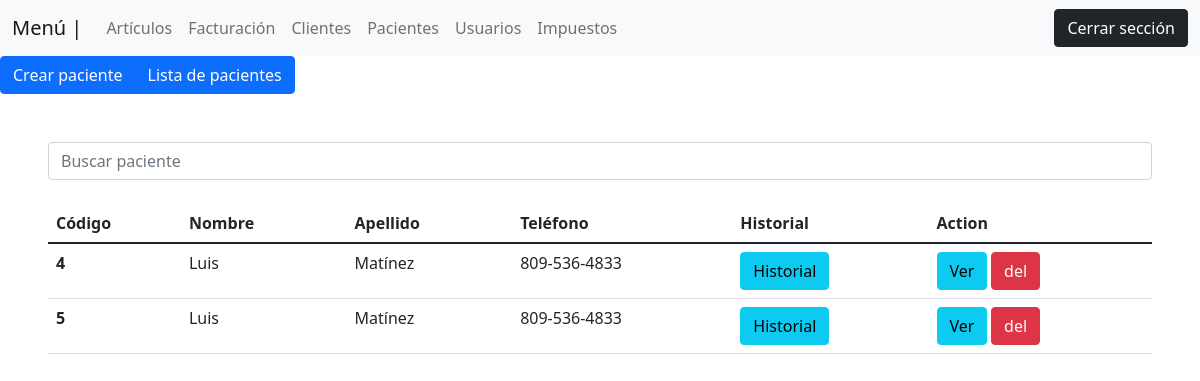
Page /views/lista_de_clientes.php (signed in) on the committed database.
### tables this page shows
CREATE TABLE `pacientes` (
  `id` int(11) NOT NULL,
  `nombre` varchar(50) NOT NULL,
  `apellido` varchar(100) NOT NULL,
  `telefono` varchar(50) DEFAULT NULL,
  `celular` varchar(50) DEFAULT NULL,
  `cedula` varchar(100) DEFAULT NULL,
  `numero_record` varchar(100) DEFAULT NULL,
  `cita_previa` date DEFAULT NULL,
  `proxima_cita` date DEFAULT NULL,
  `fecha_creacion` timestamp NOT NULL DEFAULT current_timestamp() ON UPDATE current_timestamp(),
  `creado_por` varchar(100) NOT NULL,
  `fecha_modificacion` date DEFAULT NULL,
  `modificado_por` varchar(100) DEFAULT NULL,
  `fecha_borrado` date DEFAULT NULL,
  `borrado_por` varchar(100) DEFAULT NULL,
  `status` varchar(10) NOT NULL DEFAULT 'Activo',
  `notas` text DEFAULT NULL
);

### backend/clientes/ver.php (called while the page is built, shortened)
<?php
    include('../backend/control/cone.php');
    $consulta_all = "SELECT id, nombre, apellido, telefono from pacientes where status = 'Activo' and borrado_por is null and fecha_borrado is null";
    $query_all = $conexion->query($consulta_all);
 ?>

### views/lista_de_clientes.php (the view, shortened to what this page needs)
<?php
 include('plantilla/menu_top.php');
 include('plantilla/menu_clientes.php');
 include('../backend/clientes/ver.php');
?>
<div class="p-5">
        <div class="col-md-12">
            <input type="text" class="form-control" name="" id="" placeholder="Buscar paciente"><br>
        <table class="table">
  <thead>
    <tr>
      <th scope="col">Código</th>
      <th scope="col" width="15%">Nombre</th>
      <th scope="col" width="15%">Apellido</th>
      <th scope="col">Teléfono</th>
      <th scope="col">Historial</th>
      <th scope="col">Action</th>
    </tr>
  </thead>
  <tbody>
      <?php
        while($cliente = $query_all->fetch_assoc()){
        ?>
            <tr>
                <th scope="row"><?php echo $cliente["id"] ?></th>
                <td><?php echo $cliente["nombre"]?></td>
                <td><?php echo $cliente["apellido"]?></td>
                <td><?php echo $cliente["telefono"]?></td>
                <td><button class="btn btn-info">Historial</button></td>
                <td>
                    <small>
                        <a href="cliente.php?id=<?php echo $cliente["id"] ?>" class="btn btn-info">Ver</a>
                        <a class= "btn btn-danger" data-toggle="modal" data-target="#exampleModal<?php echo $cliente["id"] ?>">del</a>
                    </small>
                </td>
            </tr>
        <?php
        }
      ?>
  </tbody>
</table>
        </div>
</div>

### rows in the picture
pacientes: id "4", nombre "Luis", apellido "Matínez", telefono "809-536-4833"
pacientes: id "5", nombre "Luis", apellido "Matínez", telefono "809-536-4833"
